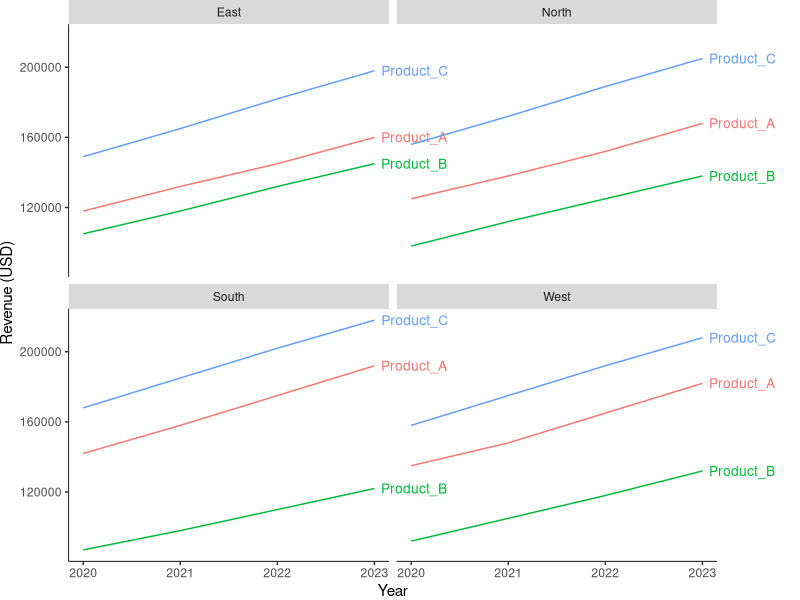
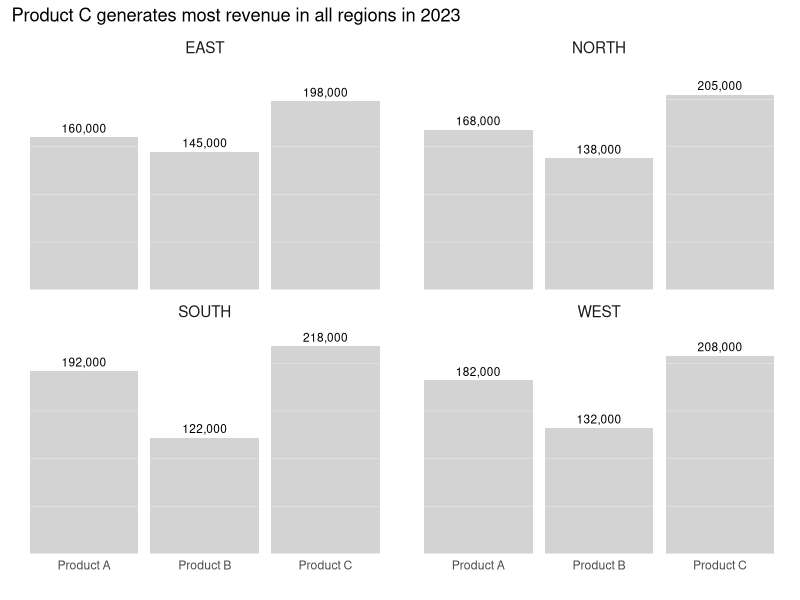

Source code (R) for these figures, in order:
## ---- chunk 1
# Load required libraries
library(tidyverse)
library(ggplot2)
library(ggthemes)

# Read the data
data <- read_csv("sample_data.csv")

# Preview the data structure
glimpse(data)
## ---- chunk 2
# YOUR CODE HERE
data |>
  mutate(region = factor(region, levels = c("North", "East", "South", "West"))) |>
  ggplot(aes(x = year, y = revenue, color = product)) +
  geom_line() +
  facet_wrap(~ region) +
labs(x = "Year", y="Revenue (USD)") +
theme(
  panel.grid        = element_blank(),
  panel.border      = element_blank(),
  axis.line         = element_line(colour = "black", linewidth = 0.3),
  panel.background  = element_blank()
) +
  geom_text(
    data = data |> filter(year == max(year)),  # last point of each line
    aes(label = product),
    hjust = -0.1,    # nudge right of the line end
    size = 3.5
  ) +
  theme(legend.position = "none") +
  coord_cartesian(clip = "off") +  # allow labels to render outside plot area
  theme(plot.margin = margin(r = 60))  # make room on the right for labels

## ---- chunk 3
# YOUR CODE HERE
data <- data |> mutate(product = gsub("_", " ", product))
data |> 
  filter(year == "2023") |> 
  ggplot(aes(x = product, y = revenue)) + 

  geom_col(fill = "lightgrey") + 
  geom_hline(yintercept = seq(0, max(data$revenue), by = 50000),
             colour = "white", linewidth = 0.1) +
  facet_wrap(~ region, labeller = labeller(region = toupper)) +
  theme(
    panel.grid       = element_blank(),
    panel.border     = element_blank(),
    axis.line        = element_line(colour = "black", linewidth = 0.3),
    panel.background = element_blank(),
    axis.line.x      = element_blank(),
    axis.ticks.x     = element_blank(),
    axis.line.y      = element_blank(),
    axis.ticks.y = element_blank(),
    axis.text.y  = element_blank(),
  axis.title.y = element_blank(),
    strip.background = element_blank(),
    legend.position  = "none"
  ) +
theme(strip.text = element_text(size = 11)) +
scale_y_continuous(expand = expansion(mult = c(0, 0.1))) +
geom_text(aes(label = scales::comma(revenue)), vjust = -0.5, size = 3) +
  labs(x = "", y = "Revenue (USD)", title = "Product C generates most revenue in all regions in 2023")
## ---- chunk 4
# YOUR CODE HERE




## ---- chunk 5
# YOUR CODE HERE




## ---- chunk 6
# YOUR CODE HERE




## ---- chunk 7
# YOUR CODE HERE
# Hint: Consider using facet_wrap with strip.text for labels
# and removing all theme elements for a true sparkline effect




## ---- chunk 8
# YOUR CODE HERE
# Version 1: Misleading (truncated axis)


# Version 2: Proper scaling


## ---- chunk 9
# YOUR CODE HERE




## ---- chunk 10
# YOUR CODE HERE
# Hint: Consider using geom_point or geom_segment within facets
# to create table-like layouts with visual elements




## ---- chunk 11
# YOUR CODE HERE
# Hint: Consider using patchwork or cowplot packages for layout
